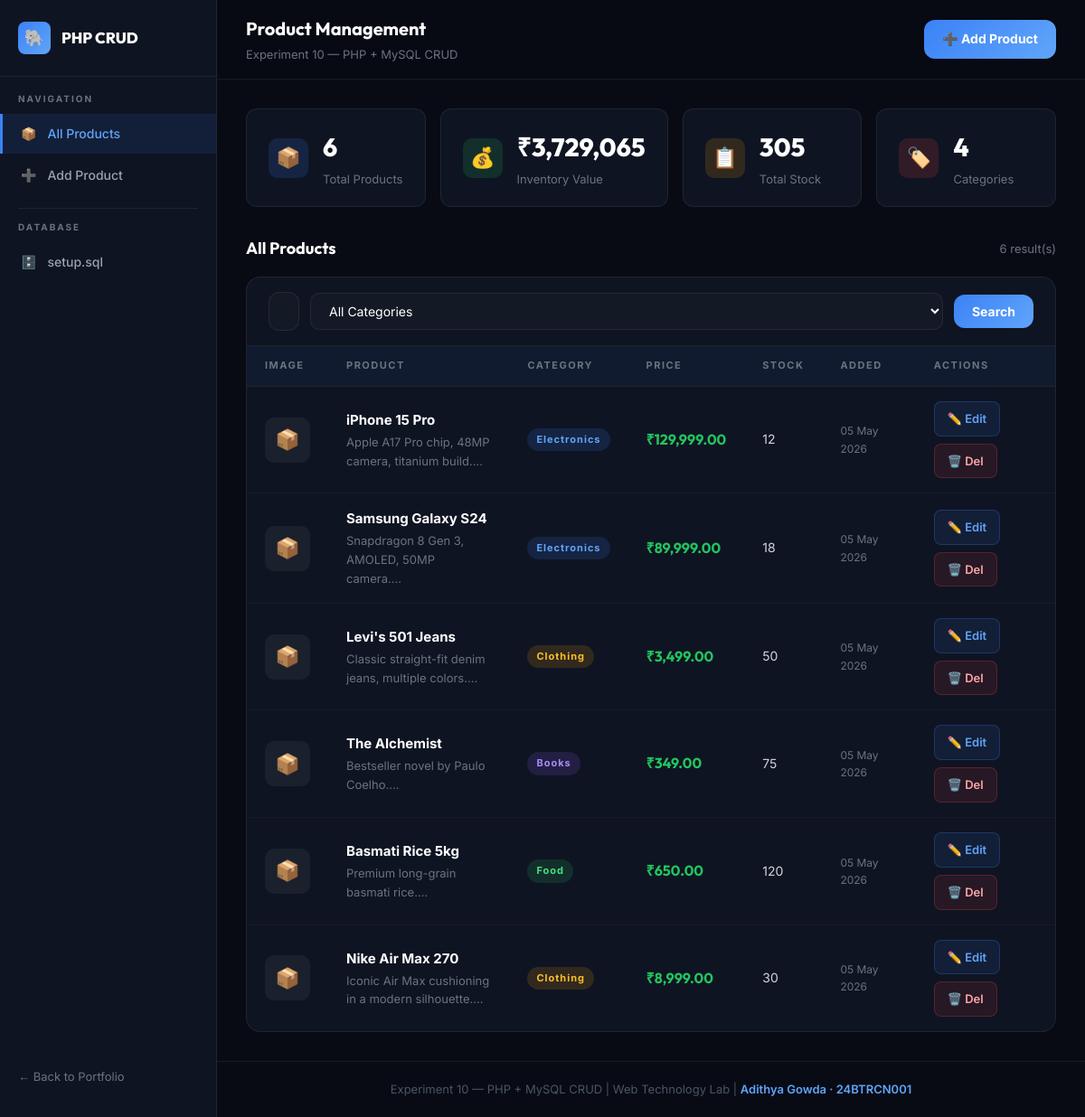
The page / on the database its author committed.
### tables this page shows
CREATE TABLE products (
    id          INT UNSIGNED AUTO_INCREMENT PRIMARY KEY,
    name        VARCHAR(120)    NOT NULL,
    category    ENUM('Electronics','Clothing','Food','Books','Other') NOT NULL DEFAULT 'Other',
    price       DECIMAL(10,2)   NOT NULL,
    stock       INT UNSIGNED    NOT NULL DEFAULT 0,
    description TEXT,
    image       VARCHAR(255)    DEFAULT NULL,
    created_at  TIMESTAMP       DEFAULT CURRENT_TIMESTAMP,
    updated_at  TIMESTAMP       DEFAULT CURRENT_TIMESTAMP ON UPDATE CURRENT_TIMESTAMP
);

### index.php (the view, shortened to what this page needs)
<?php
$db = getDB();
$totalProducts = $db->query('SELECT COUNT(*) FROM products')->fetchColumn();
$totalValue    = $db->query('SELECT SUM(price * stock) FROM products')->fetchColumn() ?? 0;
$totalStock    = $db->query('SELECT SUM(stock) FROM products')->fetchColumn() ?? 0;
$categories    = $db->query('SELECT COUNT(DISTINCT category) FROM products')->fetchColumn();
$search   = trim($_GET['search'] ?? '');
$sql      = 'SELECT * FROM products WHERE 1=1';
$params   = [];
$sql .= ' ORDER BY created_at DESC';
$stmt = $db->prepare($sql);
$stmt->execute($params);
$products = $stmt->fetchAll();
?>
<!DOCTYPE html>
<html lang="en">
<head>
    <link rel="stylesheet" href="style.css">
</head>
<body>
<div class="layout">
    <aside class="sidebar">
        <div class="sidebar-logo">
            <div class="sidebar-logo-icon">🐘</div>
            PHP CRUD
        </div>
        <span style="font-size:10px;font-weight:700;letter-spacing:2px;color:var(--gray-500);text-transform:uppercase;padding:0 20px 8px;">Navigation</span>
        <a href="index.php" class="nav-item active">
            <span class="nav-icon">📦</span> All Products
        </a>
        <a href="create.php" class="nav-item">
            <span class="nav-icon">➕</span> Add Product
        </a>
        <div class="sidebar-divider"></div>
        <span style="font-size:10px;font-weight:700;letter-spacing:2px;color:var(--gray-500);text-transform:uppercase;padding:0 20px 8px;">Database</span>
        <a href="setup.sql" class="nav-item" download>
            <span class="nav-icon">🗄️</span> setup.sql
        </a>
        <div class="sidebar-back">
            <a href="../project.html">← Back to Portfolio</a>
        </div>
    </aside>
    <div class="content">
        <div class="topbar">
            <div>
                <div class="topbar-title">Product Management</div>
                <div class="topbar-sub">Experiment 10 — PHP + MySQL CRUD</div>
            </div>
            <div class="topbar-actions">
                <a href="create.php" class="btn btn-primary">➕ Add Product</a>
            </div>
        </div>
        <div class="main">
            <div class="stats-grid">
                <div class="stat-card">
                    <div class="stat-icon blue">📦</div>
                    <div>
                        <div class="stat-value"><?= $totalProducts ?></div>
                        <div class="stat-label">Total Products</div>
                    </div>
                </div>
                <div class="stat-card">
                    <div class="stat-icon green">💰</div>
                    <div>
                        <div class="stat-value">₹<?= number_format((float)$totalValue, 0) ?></div>
                        <div class="stat-label">Inventory Value</div>
                    </div>
                </div>
                <div class="stat-card">
                    <div class="stat-icon yellow">📋</div>
                    <div>
                        <div class="stat-value"><?= $totalStock ?></div>
                        <div class="stat-label">Total Stock</div>
                    </div>
                </div>
                <div class="stat-card">
                    <div class="stat-icon red">🏷️</div>
                    <div>
                        <div class="stat-value"><?= $categories ?></div>
                        <div class="stat-label">Categories</div>
                    </div>
                </div>
            </div>
            <div class="table-section">
                <div class="section-header">
                    <h2 class="section-title">All Products</h2>
                    <span style="font-size:13px;color:var(--gray-500);"><?= count($products) ?> result(s)</span>
                </div>
                <div class="table-card">
                    <form method="GET" class="search-bar">
                        <input type="text" name="search" placeholder="🔍  Search products…"
                               value="<?= htmlspecialchars($search) ?>">
                        <select name="cat" onchange="this.form.submit()"
                            style="background:var(--bg-input);border:1.5px solid var(--border);border-radius:10px;padding:10px 16px;color:var(--white);font-size:14px;outline:none;">
                            <option value="">All Categories</option>
                        </select>
                        <button type="submit" class="btn btn-primary" style="padding:10px 20px;font-size:14px;">Search</button>
                    </form>
                    <?php if (empty($products)): ?>
                    <div class="no-products">
                        <div class="no-products-icon">📭</div>
                        <div class="no-products-text">No products found.</div>
                        <a href="create.php" class="btn btn-primary" style="margin-top:16px;display:inline-flex;">➕ Add First Product</a>
                    </div>
                    <?php else: ?>
                    <div class="table-wrapper">
                        <table>
                            <thead>
                                <tr>
                                    <th>Image</th>
                                    <th>Product</th>
                                    <th>Category</th>
                                    <th>Price</th>
                                    <th>Stock</th>
                                    <th>Added</th>
                                    <th>Actions</th>
                                </tr>
                            </thead>
                            <tbody>
                                <?php foreach ($products as $p): ?>
                                <tr>
                                    <td>
                                        <?php if ($p['image']): ?>
                                        <img src="uploads/<?= htmlspecialchars($p['image']) ?>"
                                             alt="" class="product-img">
                                        <?php else: ?>
                                        <div class="product-img-placeholder">📦</div>
                                        <?php endif; ?>
                                    </td>
                                    <td>
                                        <div class="product-name"><?= htmlspecialchars($p['name']) ?></div>
                                        <div class="product-desc"><?= htmlspecialchars(substr($p['description'],0,60)).'…' ?></div>
                                    </td>
                                    <td>
                                        <?php
                                        $catClass = 'cat-'.strtolower($p['category']);
                                        ?>
                                        <span class="category-badge <?= $catClass ?>"><?= $p['category'] ?></span>
                                    </td>
                                    <td><span class="price">₹<?= number_format($p['price'], 2) ?></span></td>
                                    <td><?= $p['stock'] ?></td>
                                    <td style="font-size:12px;color:var(--gray-500);"><?= date('d M Y', strtotime($p['created_at'])) ?></td>
                                    <td>
                                        <div class="actions">
                                            <a href="edit.php?id=<?= $p['id'] ?>" class="btn-edit">✏️ Edit</a>
                                            <a href="delete.php?id=<?= $p['id'] ?>" class="btn-danger">🗑️ Del</a>
                                        </div>
                                    </td>
                                </tr>
                                <?php endforeach; ?>
                            </tbody>
                        </table>
                    </div>
                    <?php endif; ?>
                </div>
            </div>
        </div>
        <footer class="footer">
            Experiment 10 — PHP + MySQL CRUD | Web Technology Lab |
            <span>Adithya Gowda · 24BTRCN001</span>
        </footer>
    </div>
</div>
</body>
</html>

### rows shown on the page
products: name "iPhone 15 Pro", description "Apple A17 Pro chip, 48MP camera, titanium build.", category "Electronics", price "129,999.00", stock "12", created_at "05 May 2026"
products: name "Samsung Galaxy S24", description "Snapdragon 8 Gen 3, AMOLED, 50MP camera.", category "Electronics", price "89,999.00", stock "18", created_at "05 May 2026"
products: name "Levi's 501 Jeans", description "Classic straight-fit denim jeans, multiple colors.", category "Clothing", price "3,499.00", stock "50", created_at "05 May 2026"
products: name "The Alchemist", description "Bestseller novel by Paulo Coelho.", category "Books", price "349.00", stock "75", created_at "05 May 2026"
products: name "Basmati Rice 5kg", description "Premium long-grain basmati rice.", category "Food", price "650.00", stock "120", created_at "05 May 2026"
products: name "Nike Air Max 270", description "Iconic Air Max cushioning in a modern silhouette.", category "Clothing", price "8,999.00", stock "30", created_at "05 May 2026"

### other values the page prints
$totalProducts "6"
$totalValue "3,729,065"
$totalStock "305"
$categories "4"
count($products) "6"
